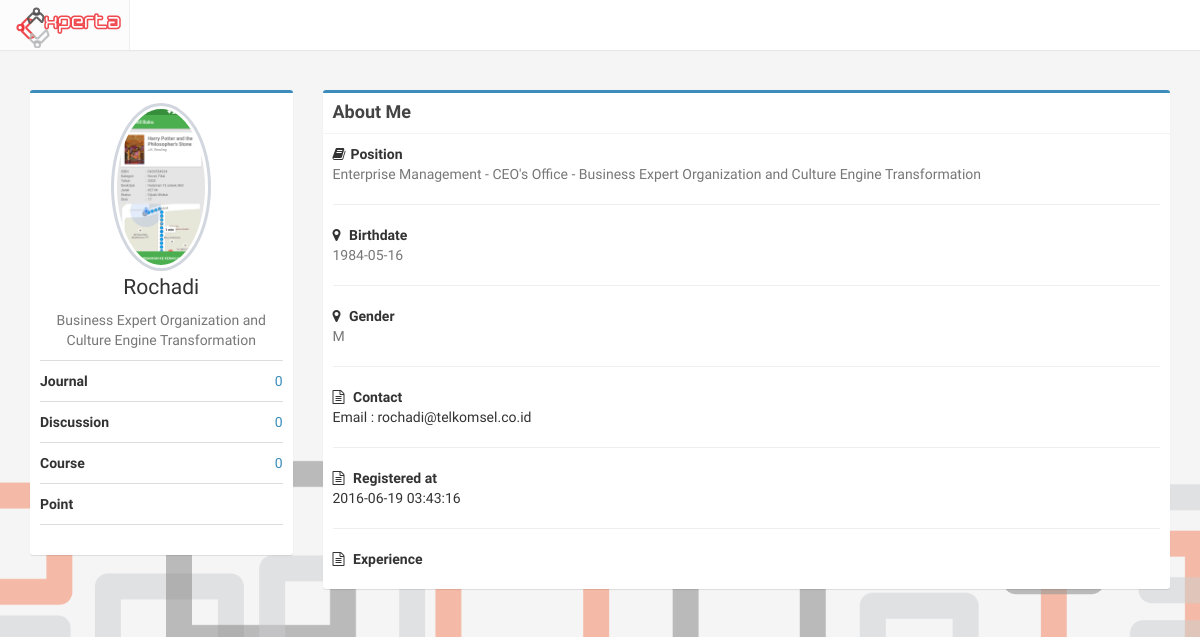
The app's page /account/user/2 with its own data.
### tables this page shows
CREATE TABLE `profile` (
  `id_profile` int(11) NOT NULL,
  `NIK` varchar(50) DEFAULT NULL,
  `id_user` int(11) NOT NULL,
  `fullname` varchar(255) NOT NULL,
  `birthdate` date DEFAULT NULL,
  `gender` enum('M','F') DEFAULT NULL,
  `id_expert` int(11) DEFAULT '98',
  `pic` varchar(500) DEFAULT 'default.png',
  `updated_at` timestamp NOT NULL DEFAULT CURRENT_TIMESTAMP ON UPDATE CURRENT_TIMESTAMP,
  `login` int(11) NOT NULL DEFAULT '0'
);

CREATE TABLE `expert` (
  `id_expert` int(11) NOT NULL,
  `id_directorate` int(11) NOT NULL,
  `expert_name` varchar(100) NOT NULL
);

CREATE TABLE `scope` (
  `id_scope` int(11) NOT NULL,
  `scope_name` varchar(50) NOT NULL
);

CREATE TABLE `directorate` (
  `id_directorate` int(11) NOT NULL,
  `id_scope` int(11) NOT NULL,
  `directorate_name` varchar(100) NOT NULL
);

CREATE TABLE `user` (
  `id_user` int(11) NOT NULL,
  `username` varchar(100) NOT NULL,
  `email` varchar(100) NOT NULL,
  `password` varchar(100) NOT NULL,
  `id_level` int(11) NOT NULL,
  `registered_at` timestamp NOT NULL DEFAULT CURRENT_TIMESTAMP ON UPDATE CURRENT_TIMESTAMP,
  `stat` int(11) NOT NULL DEFAULT '1'
);

### application/models/Account_model.php (called while the page is built, shortened)
<?php
class Account_model extends CI_Model
{
	function getlevel($u){
		return $this->db->query("SELECT level_name, user.id_level
			FROM user, level
			WHERE user.id_user = '$u'
				AND user.id_level = level.id_level
			")->row();
	}
	function getprofile($u){
		$uid = (int) $u;
		return $this->db->query("SELECT
			fullname, id_profile, NIK, expert_name, email, directorate_name, scope_name, gender, birthdate, user.id_user, pic, registered_at,
			(SELECT COUNT(*) FROM journal WHERE id_user = '$uid') AS countjournal,
			(SELECT COUNT(*) FROM course WHERE id_user = '$uid') AS countcourse,
			(SELECT COUNT(*) FROM discussion WHERE id_user = '$uid') AS countdisc,
			(SELECT SUM(value) FROM point WHERE id_user='$uid' ) AS point
		FROM user, profile, directorate, expert, scope
		WHERE user.id_user = '$uid'
			AND user.id_user = profile.id_user
			AND profile.id_expert = expert.id_expert
			AND expert.id_directorate = directorate.id_directorate
			AND directorate.id_scope = scope.id_scope
		")->row();
	}
}

### application/controllers/Account.php (called while the page is built, shortened)
<?php
class Account extends CI_Controller
{
	public function __construct(){
		$this->load->model('Account_model');
	}
	public function user($uid){
		$level = $this->Account_model->getlevel($uid);
		if ($level->id_level == 2) {
		$data['profile'] = $this->Account_model->getprofile($uid);
		$data['experience'] = $this->Account_model->getexp($uid);
		$data['point'] = $this->Account_model->point($uid);
		$data['pointdetail'] = $this->Account_model->pointdetail($uid);
		$data['pending'] = ($this->Account_model->pending($data['profile']->id_profile) >= 1) ? 1 : 0 ;
		}
		$data['level'] = $level->id_level;
		$data['title'] = "Profile";
		$this->load->view('user',$data);
	}
}

### index.php (called while the page is built, shortened)
<?php
require_once BASEPATH.'core/CodeIgniter.php';

### application/views/user.php (the view, shortened to what this page needs)
<?php include 'header.php'; ?>
<?php if ($level == 2): ?>
<div class="container">
	<div class="row isi">
		<div class="col-md-3">
              <div class="box box-primary">
                <div class="box-body box-profile">
                  <img class="profile-user-img img-responsive img-circle" src="<?php echo base_url('uploads/profile/'.$profile->pic) ?>" alt="User profile picture">
                  <h3 class="profile-username text-center"><?php echo $profile->fullname ?></h3>
                  <p class="text-muted text-center"><?php echo $profile->expert_name ?></p>
                  <ul class="list-group list-group-unbordered">
                    <li class="list-group-item">
                      <b>Journal</b> <a class="pull-right"><?php echo $profile->countjournal ?></a>
                    </li>
                    <li class="list-group-item">
                      <b>Discussion</b> <a class="pull-right"><?php echo $profile->countdisc ?></a>
                    </li>
                    <li class="list-group-item">
                      <b>Course</b> <a href="asd" class="pull-right"><?php echo $profile->countcourse ?></a>
                    </li>
                    <li class="list-group-item">
                      <b>Point</b> <a href="asd" class="pull-right"><?php echo $profile->point ?></a>
                    </li>
                  </ul>
                </div>
              </div>
            </div>
            <div class="col-md-9">
            <div class="box box-primary">
                <div class="box-header with-border">
                  <h2 class="box-title"><strong> About Me </strong></h2>
                </div>
                <div class="box-body">
                  <strong><i class="fa fa-book margin-r-5"></i>Position</strong>
                  <p class="text-muted">
                    <?php echo $profile->scope_name." - ".$profile->directorate_name." - ".$profile->expert_name ?>
                  </p>
                  <hr>
                  <strong><i class="fa fa-map-marker margin-r-5"></i> Birthdate</strong>
                  <p class="text-muted"><?php echo $profile->birthdate ?></p>
                  <hr>
                  <strong><i class="fa fa-map-marker margin-r-5"></i> Gender</strong>
                  <p class="text-muted"><?php echo $profile->gender ?></p>
                  <hr>
                  <strong><i class="fa fa-file-text-o margin-r-5"></i> Contact</strong>
                  <p>Email : <?php echo $profile->email ?></p>
                  <hr>
                  <strong><i class="fa fa-file-text-o margin-r-5"></i> Registered at</strong>
                  <p><?php echo $profile->registered_at ?></p>
                  <hr>
                  <strong><i class="fa fa-file-text-o margin-r-5"></i> Experience</strong>
                </div>
              </div>
            </div>
	</div>
</div>
<?php else: ?>
<div class="isi isi-dash well col-md-8 col-md-offset-2">
    user ini tidak memiliki profile
</div>
<?php endif ?>

### assets/css/main.css (style rules this page uses)
body { background-color: #ecf0f5; margin-top: 50px; }
.full { background: url('../img/backimg.png') no-repeat center center fixed; -webkit-background-size: cover; -moz-background-size: cover; background-size: cover; -o-background-size: cover; }
h2 { text-align: center; }
.isi { margin-top: 40px; }

### records on screen
profile: pic (picture), fullname "Rochadi", id_expert.expert_name "Business Expert Organization and Culture Engine Transformation", scope.scope_name "Enterprise Management", directorate.directorate_name "CEO's Office", birthdate "1984-05-16", gender "M", id_user.email "rochadi@telkomsel.co.id", id_user.registered_at "2016-06-19 03:43:16"

### other values on screen
$profile->countjournal "0"
$profile->countdisc "0"
$profile->countcourse "0"
